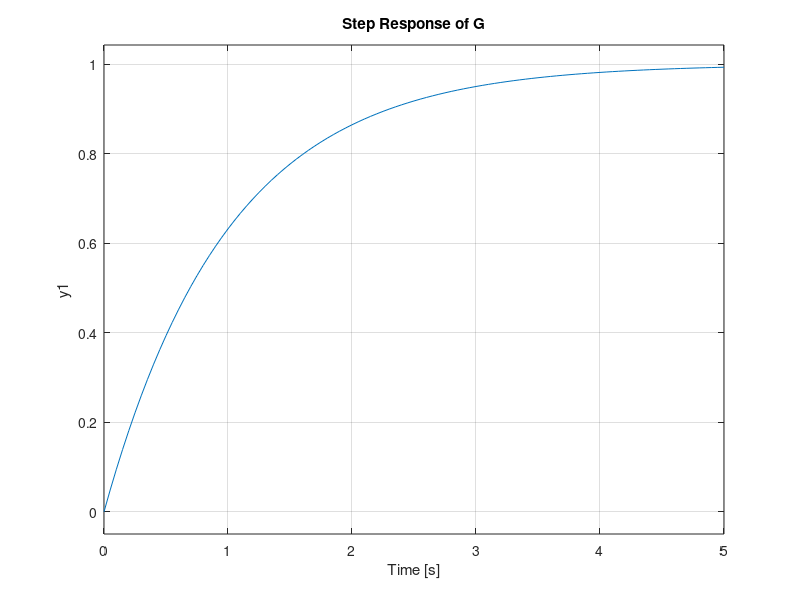
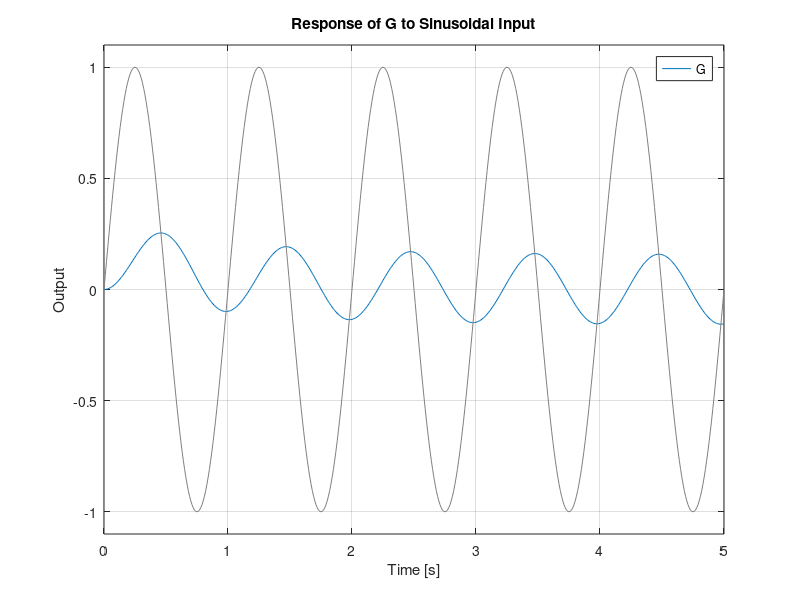
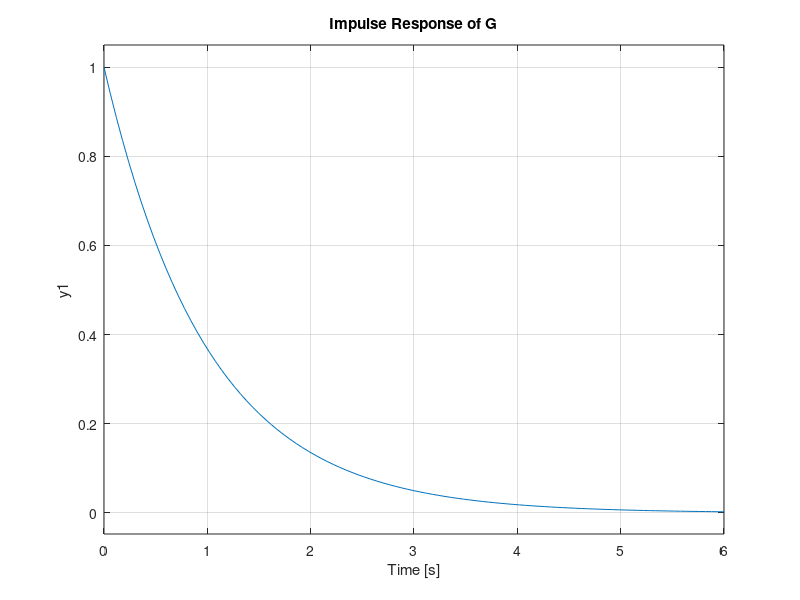
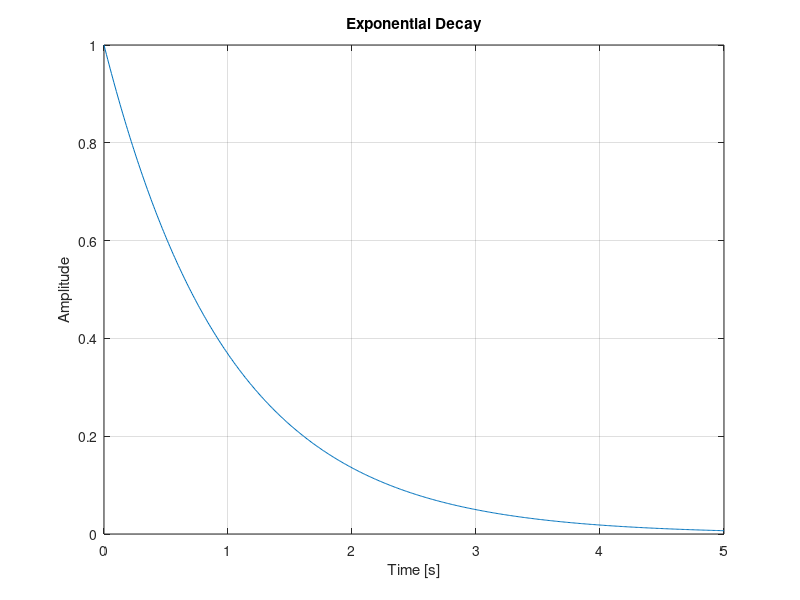

Recreate these plots in MATLAB, in order. (Note: this script raises an error after producing the figures.)
%% 34722 Linear Control Design 1 - Day 1 MATLAB Exercise
% This script introduces basic MATLAB operations for control systems:
% - Variable and matrix manipulation
% - Transfer functions and their responses
% - Symbolic math (Laplace transforms)
% - Reading and plotting experimental data
%
% Author: Mads Rudolph
% Date: February 2026

% Clear workspace, close figures, and clear command window
clear all;
close all;
clc;

%% Section 1: Definition of Variables
% This section demonstrates basic MATLAB variable types:
% - Scalars (single values)
% - Vectors (1D arrays)
% - Matrices (2D arrays)
% - Indexing and slicing operations

% Define a scalar variable c (single integer)
c = 5;

% Define a row vector b with 4 integer elements
% Vectors can be created using square brackets with comma or space separation
b = [1, 2, 3, 4];

% Define a 2x4 matrix A
% Rows are separated by semicolons, columns by commas/spaces
A = [1, 2, 3, 4;
     5, 6, 7, 8];

% The size() function returns [rows, cols] of a matrix
[rows, cols] = size(A);
fprintf('Matrix A has %d rows and %d columns\n', rows, cols);

% Matrix indexing: A(row, col) accesses specific elements
% A(1, [2,4]) selects row 1, columns 2 and 4
fprintf('A(1, [2,4]) = %d, %d\n', A(1,2), A(1,4));

% The colon operator (:) selects all elements in that dimension
% A(:, 1) means "all rows, column 1" = first column
disp('First column of A:');
disp(A(:, 1));

% 2:end means "from index 2 to the last index"
% A(1, 2:end) = first row, columns 2 through end
disp('First row, columns 2 to end:');
disp(A(1, 2:end));

% Create a time vector from 0 to 5 seconds with 0.01s steps
% Syntax: start:step:end creates evenly spaced values
t = 0:0.01:5;

% Create a sinusoidal input signal u(t) = sin(2*pi*f*t)
% With f=1 Hz, this gives a sine wave with period T=1 second
u = sin(2*pi*t);

%% Section 2: Transfer Functions
% Transfer functions represent linear time-invariant (LTI) systems
% in the frequency domain (Laplace/s-domain).
%
% General form: G(s) = (b_n*s^n + ... + b_1*s + b_0) / (a_m*s^m + ... + a_1*s + a_0)
%
% In MATLAB: G = tf([b_n, ..., b_0], [a_m, ..., a_0])
% Coefficients are ordered from highest to lowest power of s

% Example: First-order numerator, second-order denominator
% G(s) = (s + 1) / (s^2 + 2s + 1) = (s + 1) / (s + 1)^2 = 1/(s + 1)
num = [1, 1];           % Numerator: 1*s + 1 = s + 1
den = [1, 2, 1];        % Denominator: 1*s^2 + 2*s + 1 = (s+1)^2
G = tf(num, den)

%% Section 3: Plot Outputs
% This section demonstrates different ways to analyze system response:
% - step(): Response to unit step input (u(t) = 1 for t >= 0)
% - impulse(): Response to unit impulse (Dirac delta)
% - lsim(): Response to arbitrary input signal

% Figure 1: Step Response
% Shows how the system responds when input suddenly changes from 0 to 1
% Important for understanding settling time, overshoot, steady-state value
figure(1);
step(G, 5);             % Plot step response for 5 seconds
title('Step Response of G');
grid on;

% Figure 2: Response to sinusoidal input using lsim()
% lsim(sys, u, t) simulates the system response to input u over time t
% This shows how the system filters/modifies the sine wave
figure(2);
lsim(G, u, t);
title('Response of G to Sinusoidal Input');
xlabel('Time [s]');
ylabel('Output');
grid on;

% Figure 3: Impulse Response
% Shows the system's natural dynamics (like ringing a bell)
% The impulse response fully characterizes an LTI system
figure(3);
impulse(G);
title('Impulse Response of G');
grid on;

% Figure 4: Basic plotting with labels
% plot(X, Y) creates a 2D line plot
% Always add axis labels and title for clarity
figure(4);
X = t;
Y = exp(-t);            % Exponential decay function
plot(X, Y);
xlabel('Time [s]');
ylabel('Amplitude');
title('Exponential Decay');
grid on;

% Figure 5: Multiple curves in one plot with legend
% plot(X1, Y1, X2, Y2, ...) plots multiple curves
% legend() adds labels to distinguish the curves
figure(5);
plot(X, Y, X, Y.^2);    % .^2 is element-wise squaring
xlabel('Time [s]');
ylabel('Amplitude');
title('Y and Y^2', 'Interpreter', 'none');  % 'none' prevents LaTeX interpretation
legend('Y = e^{-t}', 'Y^2 = e^{-2t}');
grid on;

%% Section 4: Laplace Transforms (Symbolic Math)
% The Laplace transform converts differential equations to algebraic equations
% L{f(t)} = F(s) = integral from 0 to inf of f(t)*e^(-st) dt
%
% Requires Symbolic Math Toolbox
% syms creates symbolic variables for analytical math

% Create symbolic variables
syms x s;

% Define f(x) = 1/sqrt(x)
f = 1/sqrt(x);

% Compute Laplace transform: L{1/sqrt(t)} = sqrt(pi/s)
F_laplace = laplace(f);
disp('Laplace transform of 1/sqrt(x):');
pretty(F_laplace);      % pretty() displays in readable math format

% Define a transfer function symbolically
% F(s) = (s + 1) / (s^2 + 3s + 2) = (s + 1) / ((s+1)(s+2)) = 1/(s+2)
F = (s + 1) / (s^2 + 3*s + 2);
disp('Function F(s):');
pretty(F);

% Inverse Laplace transform: convert back to time domain
% ilaplace() finds f(t) given F(s)
f_inverse = ilaplace(F);
disp('Inverse Laplace of F:');
pretty(f_inverse);

%% Section 5: Load Data from Text File
% Real control systems generate measurement data that needs analysis
% The log.txt file contains data from robot "Filippa" with columns:
%   1     - Time [s]
%   2-5   - Mission state info
%   6-7   - Motor velocity reference [m/s] (left, right)
%   8-9   - Motor voltage [V] (left, right)
%   10-11 - Motor current [A] (left, right)
%   12-13 - Wheel velocity [m/s] (left, right)
%   14-17 - Pose (x, y, heading, tilt)
%   18    - Battery voltage [V]

% Read numeric data, skipping comment lines that start with %
data_matrix = readmatrix('log.txt', 'CommentStyle', '%');

% Handle missing data (NaN) by filling with nearest valid value
data_matrix = fillmissing(data_matrix, 'nearest');

% Extract relevant columns into named variables for clarity
t_log = data_matrix(:, 1);    % Time stamps
ul = data_matrix(:, 8);       % Left motor voltage [V]
ur = data_matrix(:, 9);       % Right motor voltage [V]
wl = data_matrix(:, 12);      % Left wheel velocity [m/s]
wr = data_matrix(:, 13);      % Right wheel velocity [m/s]

%% Section 6: Plot Experimental Data
% subplot(rows, cols, index) creates a grid of plots
% This allows comparing multiple signals in one figure

figure(6);
sgtitle('Robot Motor Data from log.txt');  % Super-title for entire figure

% Subplot 1 (top-left): Left wheel velocity
subplot(2, 2, 1);
plot(t_log, wl);
xlabel('Time [s]');
ylabel('Velocity [m/s]');
title('Left Wheel Velocity');
grid on;

% Subplot 2 (top-right): Right wheel velocity
subplot(2, 2, 2);
plot(t_log, wr);
xlabel('Time [s]');
ylabel('Velocity [m/s]');
title('Right Wheel Velocity');
grid on;

% Subplot 3 (bottom-left): Left motor voltage (input)
subplot(2, 2, 3);
plot(t_log, ul);
xlabel('Time [s]');
ylabel('Voltage [V]');
title('Left Motor Voltage');
grid on;

% Subplot 4 (bottom-right): Right motor voltage (input)
subplot(2, 2, 4);
plot(t_log, ur);
xlabel('Time [s]');
ylabel('Voltage [V]');
title('Right Motor Voltage');
grid on;

%% Section 7: Export Figures to Images
% Save all figures as PNG files for documentation
% Images are saved to the Obsidian course folder

% Define output path (absolute path)
imgDir = 'C:\Users\Mads2\DTU\Obsidian\Courses\34722 Linear Control Design 1\Images';
if ~exist(imgDir, 'dir')
    mkdir(imgDir);
end

% Export each figure using exportgraphics (better quality than saveas)
exportgraphics(figure(1), fullfile(imgDir, 'ex1_step_response.png'), 'Resolution', 300);
exportgraphics(figure(2), fullfile(imgDir, 'ex1_lsim_response.png'), 'Resolution', 300);
exportgraphics(figure(3), fullfile(imgDir, 'ex1_impulse_response.png'), 'Resolution', 300);
exportgraphics(figure(4), fullfile(imgDir, 'ex1_exponential_decay.png'), 'Resolution', 300);
exportgraphics(figure(5), fullfile(imgDir, 'ex1_y_and_y_squared.png'), 'Resolution', 300);
exportgraphics(figure(6), fullfile(imgDir, 'ex1_robot_motor_data.png'), 'Resolution', 300);

disp('Figures exported to Images folder.');
